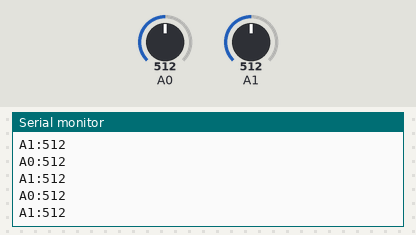
Bench run of a sketch on a simulated Arduino Uno, built with avr-gcc and run on an emulated ATmega328P. Shown: the last lines printed to the serial monitor. The inputs (shaded band) are chosen by the test bench; at power-on: A0 = 512, A1 = 512.

Above: at 1.2 s.
1.3 s: A0 set to 716
At 1.42 s:
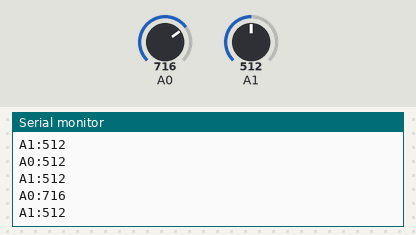
2.8 s: A1 set to 716
At 2.93 s:
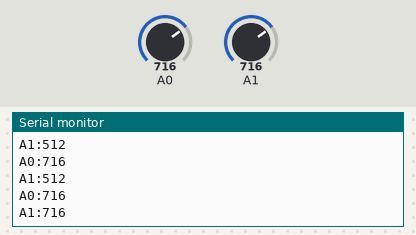
4.3 s: A0 set to 900
At 4.34 s:
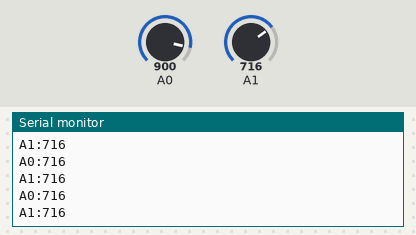
5.8 s: A1 set to 900
At 5.84 s:
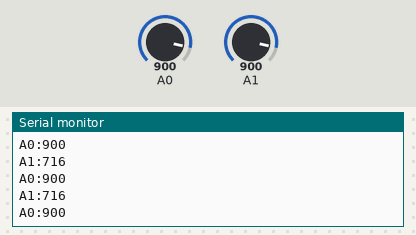
Timing chart, 0 to 8.3 s (numbered marks = the images above; inputs shaded):
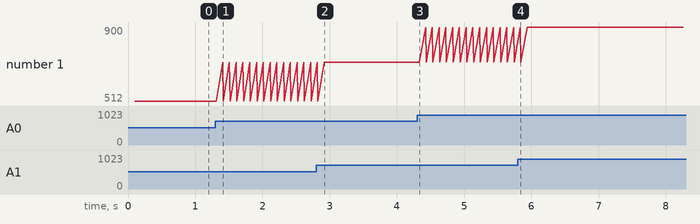

Measured:
- after the input at 1.3 s, the serial monitor: prints a new line after 0.11 s (image 1)
- after the input at 2.8 s, the serial monitor: prints a new line after 0.13 s (image 2)

The sketch:

Infrared_Ray_Sensor.ino
```cpp
int sensorValue0 = 0;

int sensorValue1 = 0;

void setup() {

  Serial.begin(9600);

}

void loop() {

 sensorValue0 = analogRead(A0);

  sensorValue1 = analogRead(A1);

  delay(100);

  Serial.print("A0:");

  Serial.println(sensorValue0);

  Serial.print("A1:");

  Serial.println(sensorValue1);

}
```
